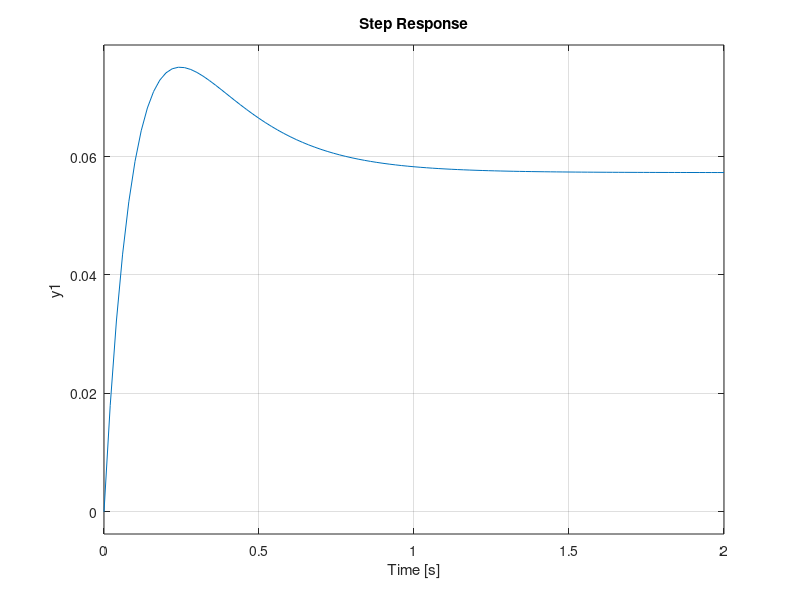

This figure's MATLAB source:
A=[-2,-1,0;1,-5,-1;0,1,-2]
B=[1;0;0]
C=[1,0,0]
G=ss(A,B,C,0)
 p=[-4,-6,-8]
 K=place(A,B,p)
 step(G)
Ar=A-B*K
g1=ss(Ar,B,C,0)
step(g1)
H=ctrb(A,B)
rank(H)
J=obsv(A,C)
rank(J)
[num,den]=ss2tf(A,B,C,0)
FDT=tf(num,den)
[z,p,k]=ss2zp(A,B,C,0)
